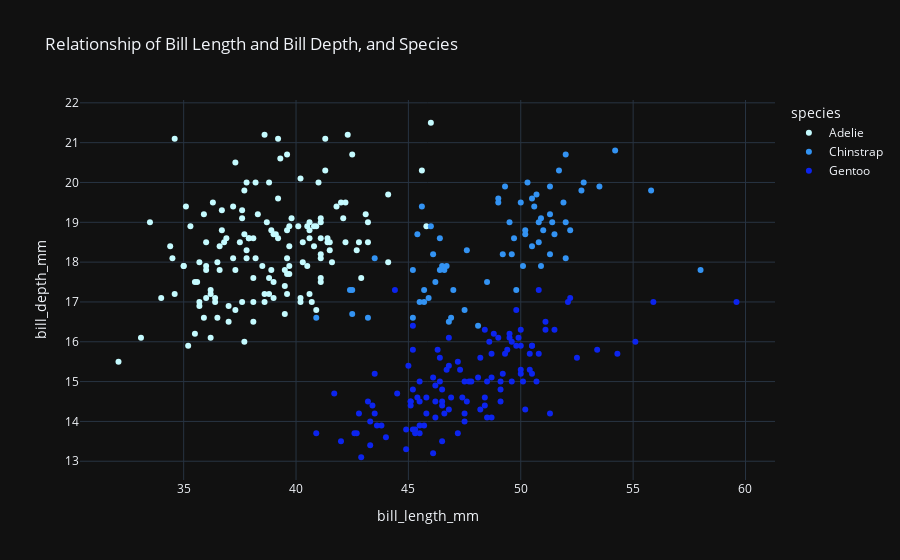

Notebook code for this chart:
### Markdown cell above
Generally female penguins are smaller and with less body mass. 

However the femanle Gentoo penguis have generally more body mass than the males of the Adeline and Chinstrap species.

### Code cell
fig = px.scatter(
    df,
    x='bill_length_mm',
    y='bill_depth_mm',
    color='species',
    title='Relationship of Bill Length and Bill Depth, and Species',
    color_discrete_sequence=['#C5FBFF', '#3393F3','#0C24EE'],
)

fig.update_layout(template='plotly_dark')
fig.write_html('Graphics/Scatter_Plot_Bill_Length_Depth_and_Species.html')
fig.show()

### Figure 1 — Plotly figure (JSON) as saved in the notebook; plotly's stock layout.template omitted (floating-point values rounded to 4 significant figures; data arrays with more than 128 entries replaced by an {"elided": "..."} marker saying what was removed)
{"data": [{"hovertemplate": "species=Adelie<br>bill_length_mm=%{x}<br>bill_depth_mm=%{y}<extra></extra>", "legendgroup": "Adelie", "marker": {"color": "#C5FBFF", "symbol": "circle"}, "mode": "markers", "name": "Adelie", "orientation": "v", "showlegend": true, "type": "scatter", "x": {"elided": "146 float values"}, "xaxis": "x", "y": {"elided": "146 float values"}, "yaxis": "y"}, {"hovertemplate": "species=Chinstrap<br>bill_length_mm=%{x}<br>bill_depth_mm=%{y}<extra></extra>", "legendgroup": "Chinstrap", "marker": {"color": "#3393F3", "symbol": "circle"}, "mode": "markers", "name": "Chinstrap", "orientation": "v", "showlegend": true, "type": "scatter", "x": [46.5, 50, 51.3, 45.4, 52.7, 45.2, 46.1, 51.3, 46, 51.3, 46.6, 51.7, 47, 52, 45.9, 50.5, 50.3, 58, 46.4, 49.2, 42.4, 48.5, 43.2, 50.6, 46.7, 52, 50.5, 49.5, 46.4, 52.8, 40.9, 54.2, 42.5, 51, 49.7, 47.5, 47.6, 52, 46.9, 53.5, 49, 46.2, 50.9, 45.5, 50.9, 50.8, 50.1, 49, 51.5, 49.8, 48.1, 51.4, 45.7, 50.7, 42.5, 52.2, 45.2, 49.3, 50.2, 45.6, 51.9, 46.8, 45.7, 55.8, 43.5, 49.6, 50.8, 50.2], "xaxis": "x", "y": [17.9, 19.5, 19.2, 18.7, 19.8, 17.8, 18.2, 18.2, 18.9, 19.9, 17.8, 20.3, 17.3, 18.1, 17.1, 19.6, 20, 17.8, 18.6, 18.2, 17.3, 17.5, 16.6, 19.4, 17.9, 19, 18.4, 19, 17.8, 20, 16.6, 20.8, 16.7, 18.8, 18.6, 16.8, 18.3, 20.7, 16.6, 19.9, 19.5, 17.5, 19.1, 17, 17.9, 18.5, 17.9, 19.6, 18.7, 17.3, 16.4, 19, 17.3, 19.7, 17.3, 18.8, 16.6, 19.9, 18.8, 19.4, 19.5, 16.5, 17, 19.8, 18.1, 18.2, 19, 18.7], "yaxis": "y"}, {"hovertemplate": "species=Gentoo<br>bill_length_mm=%{x}<br>bill_depth_mm=%{y}<extra></extra>", "legendgroup": "Gentoo", "marker": {"color": "#0C24EE", "symbol": "circle"}, "mode": "markers", "name": "Gentoo", "orientation": "v", "showlegend": true, "type": "scatter", "x": [46.1, 50, 48.7, 50, 47.6, 46.5, 45.4, 46.7, 43.3, 46.8, 40.9, 49, 45.5, 48.4, 45.8, 49.3, 42, 49.2, 46.2, 48.7, 50.2, 45.1, 46.5, 46.3, 42.9, 46.1, 47.8, 48.2, 50, 47.3, 42.8, 45.1, 59.6, 49.1, 48.4, 42.6, 44.4, 44, 48.7, 42.7, 49.6, 45.3, 49.6, 50.5, 43.6, 45.5, 50.5, 44.9, 45.2, 46.6, 48.5, 45.1, 50.1, 46.5, 45, 43.8, 45.5, 43.2, 50.4, 45.3, 46.2, 45.7, 54.3, 45.8, 49.8, 49.5, 43.5, 50.7, 47.7, 46.4, 48.2, 46.5, 46.4, 48.6, 47.5, 51.1, 45.2, 45.2, 49.1, 52.5, 47.4, 50, 44.9, 50.8, 43.4, 51.3, 47.5, 52.1, 47.5, 52.2, 45.5, 49.5, 44.5, 50.8, 49.4, 46.9, 48.4, 51.1, 48.5, 55.9, 47.2, 49.1, 46.8, 41.7, 53.4, 43.3, 48.1, 50.5, 49.8, 43.5, 51.5, 46.2, 55.1, 48.8, 47.2, 46.8, 50.4, 45.2, 49.9], "xaxis": "x", "y": [13.2, 16.3, 14.1, 15.2, 14.5, 13.5, 14.6, 15.3, 13.4, 15.4, 13.7, 16.1, 13.7, 14.6, 14.6, 15.7, 13.5, 15.2, 14.5, 15.1, 14.3, 14.5, 14.5, 15.8, 13.1, 15.1, 15, 14.3, 15.3, 15.3, 14.2, 14.5, 17, 14.8, 16.3, 13.7, 17.3, 13.6, 15.7, 13.7, 16, 13.7, 15, 15.9, 13.9, 13.9, 15.9, 13.3, 15.8, 14.2, 14.1, 14.4, 15, 14.4, 15.4, 13.9, 15, 14.5, 15.3, 13.8, 14.9, 13.9, 15.7, 14.2, 16.8, 16.2, 14.2, 15, 15, 15.6, 15.6, 14.8, 15, 16, 14.2, 16.3, 13.8, 16.4, 14.5, 15.6, 14.6, 15.9, 13.8, 17.3, 14.4, 14.2, 14, 17, 15, 17.1, 14.5, 16.1, 14.7, 15.7, 15.8, 14.6, 14.4, 16.5, 15, 17, 15.5, 15, 16.1, 14.7, 15.8, 14, 15.1, 15.2, 15.9, 15.2, 16.3, 14.1, 16, 16.2, 13.7, 14.3, 15.7, 14.8, 16.1], "yaxis": "y"}], "layout": {"legend": {"title": {"text": "species"}, "tracegroupgap": 0}, "title": {"text": "Relationship of Bill Length and Bill Depth, and Species"}, "xaxis": {"anchor": "y", "domain": [0, 1], "title": {"text": "bill_length_mm"}}, "yaxis": {"anchor": "x", "domain": [0, 1], "title": {"text": "bill_depth_mm"}}}}
